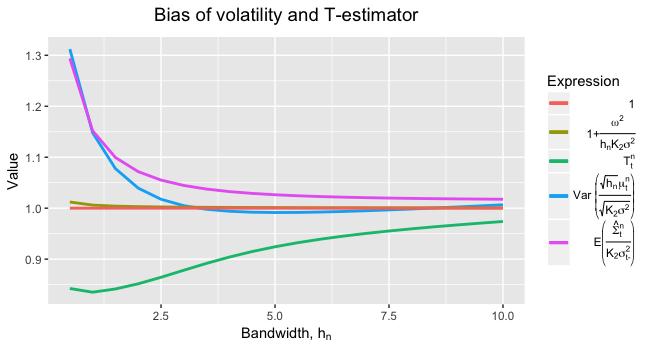

The R source for this figure:
library(ggplot2)
library(latex2exp)
setwd(Sys.getenv("masters-thesis"))
source("Simulation/Heston.R")
source("Simulation/BlackScholes.R")
source("Simulation/Bursts.R")
source("Simulation/Jumps.R")
source("Estimation/pre-average.R")
source("Estimation/estimates.R")
source("Estimation/estimates_reloaded.R")

set.seed(100)

#################### PARAMETERS THAT DON'T CHANGE ####################
omega2 <- 2.64*10^(-10)
omega <- sqrt(omega2)
K2 <- 0.5 #K2
n <- 23400 /7
mat <- 6.5/(24*7*52) /7
dt <- mat/n
Npaths <- 1000
sigma2 <- 0.0457
sigma <- sqrt(sigma2)
(noise_ratio <- omega/(sqrt(dt)*sigma)) #close to 1/2

#Because of lack of memory, it is done in loops
n_loops <- ceiling(Npaths/100)

#Initialize lists to contain final values
hd_list <- seq(1,20,by = 1)/ (2*60*24*7*52) #From 30sec to 10min?
var_mu_bias_temp <- matrix(nrow = n_loops,ncol = length(hd_list))
sig_temp1 <- matrix(nrow = n_loops,ncol = length(hd_list))
var_T_bias_temp <- matrix(nrow = n_loops,ncol = length(hd_list))

for (memory in 1:n_loops) {
  #memory <- 1
  temp_paths <- Npaths / n_loops
  BS <- sim.BlackScholes(mean = 0, sd = sigma, omega = omega, Nsteps = n, Npath = temp_paths)
  
  #### Calculate dY ####
  BS$Y <- t(diff(t(as.matrix(BS$Y))))

  #################### LOOP OVER BANDWIDTH ####################
  for (hd in 1:length(hd_list)) {
    print(paste0("memory = ",memory, ", hd = ",hd,sep = ""))
    #hd <- 1

    ### Lag selection ###
    #With Cristensen et. al. code
    #lag <- laglength(dY[1,],hd_list[hd]/dt) #The second is from the fact that: sum(K) -> h_n/dt * int(0,1,K(x))
    #print(paste("lag = ",lag,sep = ""))
    
    #With eq. (3) in Barndorff-Nielsen (2009)
    #c_star <- 3.5134
    #xi <- sqrt(omega^2/sqrt(mat^2*sigma^4)) #If mat increases.
    #lag <- c_star*xi^(4/5)*(n)^(3/5)
    
    #With my heurestic guess from my proof
    #lag <- c_star*xi^(4/5)*(hd_list[hd]/dt)^(1.1))  #It actually seems to work quide well

    #With constant lag
    lag <- 10
    
    ### Calculate sigma, mu and t ###
    desired_index <- n-1 #Takes last index, so K uses as many points as possible
    
    #With matrices
    sig_hat1 <- 1/(K2*sigma^2) * est.sigma.mat(BS, hv = hd_list[hd], t.index = desired_index, lag = lag)$sig
    
    mu_hat <- sqrt(hd_list[hd])/sqrt(K2*sigma^2)*est.mu.mat(data = BS, hd = hd_list[hd], t.index = desired_index)$mu
    T_hat <- mu_hat/sqrt(sig_hat1)
    
    ### Save results in matrices
    var_mu_bias_temp[memory,hd] <- mean(mu_hat^2) #We know true mean is zero so uses squared mean instead of var
    sig_temp1[memory,hd] <- mean(sig_hat1)

    var_T_bias_temp[memory,hd] <- var(na.omit(T_hat)) #Mean is not zero, so uses 'var'.
  }
}

#################### TAKE MEAN OVER LOOPS  ####################
var_mu_bias <- numeric(length = length(hd_list))
sig_bias1 <- var_mu_bias
var_T_bias <- var_mu_bias

for (hd in 1:length(hd_list)) {
  var_mu_bias[hd] <- mean(var_mu_bias_temp[,hd])
  sig_bias1[hd] <- mean(sig_temp1[,hd])
  
  var_T_bias[hd] <- mean(var_T_bias_temp[,hd])
}

noise <- 1/hd_list * omega^2 / (K2*sigma^2) + 1

#################### PLOT ####################
hd_minutes <- hd_list*(60*24*7*52)
plot_data_frame <- data.frame(hd = hd_minutes, 
                              target = (1:length(hd_minutes)*0)+1, 
                              mu_bias = var_mu_bias, 
                              sigma_bias1 = sig_bias1, 
                              T_bias = var_T_bias, 
                              last_noise_bias = noise)
#load("Figures2/Saved_data_for_plots/09_bias_of_all1.Rda")

ggplot() +
  geom_line(data=plot_data_frame, aes(x=hd, y=mu_bias, col = "mu_bias"), size = 1) +
  geom_line(data=plot_data_frame, aes(x=hd, y=last_noise_bias, col = "Last_noise_bias"), size = 1) +
  geom_line(data=plot_data_frame, aes(x=hd, y=target, col = "1"), size = 1) +
  geom_line(data=plot_data_frame, aes(x=hd, y=sigma_bias1, col = "sigma_bias"), size = 1) +
  geom_line(data=plot_data_frame, aes(x=hd, y=T_bias, col = "T_bias"), size = 1) +
  xlab(TeX("Bandwidth, $h_n$")) + ylab("Value") +
  ggtitle(TeX('Bias of volatility and $T$-estimator')) +
  theme(plot.title = element_text(hjust = 0.5, size = 14)) +
  scale_color_discrete(name = "Expression",
                       labels = unname(TeX(
                         c("1","$1+\\frac{\\omega^2}{h_n K_2 \\sigma^2$","$T_t^n$",
                           'Var $\\left( \\frac{\\sqrt{h_n} \\mu_t^n}{\\sqrt{K_2 \\sigma^2}} \\right)$',
                           "$E \\left( \\frac{\\hat{\\Sigma}_t^n}{K_2 \\sigma_{t-}^2} \\right)$"))))
#Save dataframe for later
#save(plot_data_frame, file="Figures2/Saved_data_for_plots/09_bias_of_all1.Rda")
